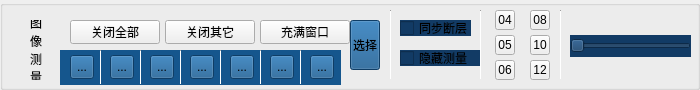
           <widget class="QGroupBox" name="groupBox_7">
            <property name="geometry">
             <rect>
              <x>0</x>
              <y>0</y>
              <width>700</width>
              <height>90</height>
             </rect>
            </property>
            <property name="minimumSize">
             <size>
              <width>700</width>
              <height>90</height>
             </size>
            </property>
            <property name="maximumSize">
             <size>
              <width>700</width>
              <height>90</height>
             </size>
            </property>
            <property name="styleSheet">
             <string notr="true">QGroupBox{
background-image: url(:/IRProc/Txcl-bg);
}
</string>
            </property>
            <property name="title">
             <string/>
            </property>
            <widget class="QToolButton" name="toolButton_2">
             <property name="geometry">
              <rect>
               <x>70</x>
               <y>20</y>
               <width>90</width>
               <height>24</height>
              </rect>
             </property>
             <property name="minimumSize">
              <size>
               <width>90</width>
               <height>24</height>
              </size>
             </property>
             <property name="maximumSize">
              <size>
               <width>90</width>
               <height>24</height>
              </size>
             </property>
             <property name="styleSheet">
              <string notr="true"/>
             </property>
             <property name="text">
              <string>关闭全部</string>
             </property>
             <property name="icon">
              <iconset resource="IRProc.qrc">
               <normaloff>:/IRProc/Pro-Close-All</normaloff>:/IRProc/Pro-Close-All</iconset>
             </property>
             <property name="toolButtonStyle">
              <enum>Qt::ToolButtonTextBesideIcon</enum>
             </property>
            </widget>
            <widget class="QToolButton" name="toolButton_13">
             <property name="geometry">
              <rect>
               <x>165</x>
               <y>20</y>
               <width>90</width>
               <height>24</height>
              </rect>
             </property>
             <property name="minimumSize">
              <size>
               <width>90</width>
               <height>24</height>
              </size>
             </property>
             <property name="maximumSize">
              <size>
               <width>90</width>
               <height>24</height>
              </size>
             </property>
             <property name="styleSheet">
              <string notr="true"/>
             </property>
             <property name="text">
              <string>关闭其它</string>
             </property>
             <property name="icon">
              <iconset resource="IRProc.qrc">
               <normaloff>:/IRProc/Pro-Close</normaloff>:/IRProc/Pro-Close</iconset>
             </property>
             <property name="toolButtonStyle">
              <enum>Qt::ToolButtonTextBesideIcon</enum>
             </property>
            </widget>
            <widget class="QToolButton" name="toolButton_14">
             <property name="geometry">
              <rect>
               <x>260</x>
               <y>20</y>
               <width>90</width>
               <height>24</height>
              </rect>
             </property>
             <property name="minimumSize">
              <size>
               <width>90</width>
               <height>24</height>
              </size>
             </property>
             <property name="maximumSize">
              <size>
               <width>90</width>
               <height>24</height>
              </size>
             </property>
             <property name="styleSheet">
              <string notr="true"/>
             </property>
             <property name="text">
              <string>充满窗口</string>
             </property>
             <property name="icon">
              <iconset resource="IRProc.qrc">
               <normaloff>:/IRProc/Pro-Extand-All</normaloff>:/IRProc/Pro-Extand-All</iconset>
             </property>
             <property name="toolButtonStyle">
              <enum>Qt::ToolButtonTextBesideIcon</enum>
             </property>
            </widget>
            <widget class="QToolButton" name="toolButton_15">
             <property name="geometry">
              <rect>
               <x>70</x>
               <y>55</y>
               <width>24</width>
               <height>24</height>
              </rect>
             </property>
             <property name="minimumSize">
              <size>
               <width>24</width>
               <height>24</height>
              </size>
             </property>
             <property name="maximumSize">
              <size>
               <width>24</width>
               <height>24</height>
              </size>
             </property>
             <property name="styleSheet">
              <string notr="true">background-color: rgb(21, 86, 141);

</string>
             </property>
             <property name="text">
              <string>...</string>
             </property>
             <property name="icon">
              <iconset resource="IRProc.qrc">
               <normaloff>:/IRProc/Pro-Plus</normaloff>:/IRProc/Pro-Plus</iconset>
             </property>
            </widget>
            <widget class="QToolButton" name="toolButton_16">
             <property name="geometry">
              <rect>
               <x>110</x>
               <y>55</y>
               <width>24</width>
               <height>24</height>
              </rect>
             </property>
             <property name="minimumSize">
              <size>
               <width>24</width>
               <height>24</height>
              </size>
             </property>
             <property name="maximumSize">
              <size>
               <width>24</width>
               <height>24</height>
              </size>
             </property>
             <property name="styleSheet">
              <string notr="true">background-color: rgb(21, 86, 141);

</string>
             </property>
             <property name="text">
              <string>...</string>
             </property>
             <property name="icon">
              <iconset resource="IRProc.qrc">
               <normaloff>:/IRProc/Pro-Rect1</normaloff>:/IRProc/Pro-Rect1</iconset>
             </property>
            </widget>
            <widget class="QToolButton" name="toolButton_17">
             <property name="geometry">
              <rect>
               <x>190</x>
               <y>55</y>
               <width>24</width>
               <height>24</height>
              </rect>
             </property>
             <property name="minimumSize">
              <size>
               <width>24</width>
               <height>24</height>
              </size>
             </property>
             <property name="maximumSize">
              <size>
               <width>24</width>
               <height>24</height>
              </size>
             </property>
             <property name="styleSheet">
              <string notr="true">background-color: rgb(21, 86, 141);


</string>
             </property>
             <property name="text">
              <string>...</string>
             </property>
             <property name="icon">
              <iconset resource="IRProc.qrc">
               <normaloff>:/IRProc/Pro-Ellipse</normaloff>:/IRProc/Pro-Ellipse</iconset>
             </property>
            </widget>
            <widget class="QToolButton" name="toolButton_18">
             <property name="geometry">
              <rect>
               <x>150</x>
               <y>55</y>
               <width>24</width>
               <height>24</height>
              </rect>
             </property>
             <property name="minimumSize">
              <size>
               <width>24</width>
               <height>24</height>
              </size>
             </property>
             <property name="maximumSize">
              <size>
               <width>24</width>
               <height>24</height>
              </size>
             </property>
             <property name="styleSheet">
              <string notr="true">background-color: rgb(21, 86, 141);


</string>
             </property>
             <property name="text">
              <string>...</string>
             </property>
             <property name="icon">
              <iconset resource="IRProc.qrc">
               <normaloff>:/IRProc/Pro-Rect2</normaloff>:/IRProc/Pro-Rect2</iconset>
             </property>
            </widget>
            <widget class="QToolButton" name="toolButton_19">
             <property name="geometry">
              <rect>
               <x>270</x>
               <y>55</y>
               <width>24</width>
               <height>24</height>
              </rect>
             </property>
             <property name="minimumSize">
              <size>
               <width>24</width>
               <height>24</height>
              </size>
             </property>
             <property name="maximumSize">
              <size>
               <width>24</width>
               <height>24</height>
              </size>
             </property>
             <property name="styleSheet">
              <string notr="true">background-color: rgb(21, 86, 141);

</string>
             </property>
             <property name="text">
              <string>...</string>
             </property>
             <property name="icon">
              <iconset resource="IRProc.qrc">
               <normaloff>:/IRProc/Pro-Scale-Up</normaloff>:/IRProc/Pro-Scale-Up</iconset>
             </property>
            </widget>
            <widget class="QToolButton" name="btn_colorType_change">
             <property name="geometry">
              <rect>
               <x>230</x>
               <y>55</y>
               <width>24</width>
               <height>24</height>
              </rect>
             </property>
             <property name="minimumSize">
              <size>
               <width>24</width>
               <height>24</height>
              </size>
             </property>
             <property name="maximumSize">
              <size>
               <width>24</width>
               <height>24</height>
              </size>
             </property>
             <property name="styleSheet">
              <string notr="true">background-color: rgb(21, 86, 141);


</string>
             </property>
             <property name="text">
              <string>...</string>
             </property>
             <property name="icon">
              <iconset resource="IRProc.qrc">
               <normaloff>:/IRProc/Pro-Color-Change</normaloff>:/IRProc/Pro-Color-Change</iconset>
             </property>
            </widget>
            <widget class="QToolButton" name="toolButton_21">
             <property name="geometry">
              <rect>
               <x>310</x>
               <y>55</y>
               <width>24</width>
               <height>24</height>
              </rect>
             </property>
             <property name="minimumSize">
              <size>
               <width>24</width>
               <height>24</height>
              </size>
             </property>
             <property name="maximumSize">
              <size>
               <width>24</width>
               <height>24</height>
              </size>
             </property>
             <property name="styleSheet">
              <string notr="true">background-color: rgb(21, 86, 141);

</string>
             </property>
             <property name="text">
              <string>...</string>
             </property>
             <property name="icon">
              <iconset resource="IRProc.qrc">
               <normaloff>:/IRProc/Pro-Scale-Down</normaloff>:/IRProc/Pro-Scale-Down</iconset>
             </property>
            </widget>
            <widget class="QToolButton" name="toolButton_22">
             <property name="geometry">
              <rect>
               <x>350</x>
               <y>20</y>
               <width>30</width>
               <height>50</height>
              </rect>
             </property>
             <property name="minimumSize">
              <size>
               <width>30</width>
               <height>50</height>
              </size>
             </property>
             <property name="maximumSize">
              <size>
               <width>30</width>
               <height>50</height>
              </size>
             </property>
             <property name="styleSheet">
              <string notr="true">background-color: rgb(21, 86, 141);

</string>
             </property>
             <property name="text">
              <string>选择</string>
             </property>
             <property name="icon">
              <iconset resource="IRProc.qrc">
               <normaloff>:/IRProc/Pro-Sel</normaloff>:/IRProc/Pro-Sel</iconset>
             </property>
             <property name="toolButtonStyle">
              <enum>Qt::ToolButtonTextUnderIcon</enum>
             </property>
            </widget>
            <widget class="QCheckBox" name="checkBox_8">
             <property name="geometry">
              <rect>
               <x>400</x>
               <y>20</y>
               <width>71</width>
               <height>16</height>
              </rect>
             </property>
             <property name="styleSheet">
              <string notr="true">background-color: rgb(18, 59, 101);</string>
             </property>
             <property name="text">
              <string>同步断层</string>
             </property>
            </widget>
            <widget class="QCheckBox" name="checkBox_9">
             <property name="geometry">
              <rect>
               <x>400</x>
               <y>50</y>
               <width>80</width>
               <height>16</height>
              </rect>
             </property>
             <property name="styleSheet">
              <string notr="true">background-color: rgb(18, 59, 101);</string>
             </property>
             <property name="text">
              <string>隐藏测量</string>
             </property>
            </widget>
            <widget class="Line" name="line_2">
             <property name="geometry">
              <rect>
               <x>390</x>
               <y>10</y>
               <width>1</width>
               <height>70</height>
              </rect>
             </property>
             <property name="minimumSize">
              <size>
               <width>0</width>
               <height>70</height>
              </size>
             </property>
             <property name="maximumSize">
              <size>
               <width>16777215</width>
               <height>70</height>
              </size>
             </property>
             <property name="orientation">
              <enum>Qt::Vertical</enum>
             </property>
            </widget>
            <widget class="Line" name="line_3">
             <property name="geometry">
              <rect>
               <x>480</x>
               <y>10</y>
               <width>1</width>
               <height>70</height>
              </rect>
             </property>
             <property name="minimumSize">
              <size>
               <width>0</width>
               <height>70</height>
              </size>
             </property>
             <property name="maximumSize">
              <size>
               <width>16777215</width>
               <height>70</height>
              </size>
             </property>
             <property name="orientation">
              <enum>Qt::Vertical</enum>
             </property>
            </widget>
            <widget class="Line" name="line_4">
             <property name="geometry">
              <rect>
               <x>560</x>
               <y>10</y>
               <width>1</width>
               <height>70</height>
              </rect>
             </property>
             <property name="minimumSize">
              <size>
               <width>0</width>
               <height>70</height>
              </size>
             </property>
             <property name="maximumSize">
              <size>
               <width>16777215</width>
               <height>70</height>
              </size>
             </property>
             <property name="orientation">
              <enum>Qt::Vertical</enum>
             </property>
            </widget>
            <widget class="QSlider" name="horizontalSlider_2">
             <property name="geometry">
              <rect>
               <x>570</x>
               <y>35</y>
               <width>121</width>
               <height>22</height>
              </rect>
             </property>
             <property name="styleSheet">
              <string notr="true">image: url(:/IRProc/Color-Bar);
background-color: rgb(18, 59, 101);</string>
             </property>
             <property name="orientation">
              <enum>Qt::Horizontal</enum>
             </property>
            </widget>
            <widget class="QGroupBox" name="groupBox_15">
             <property name="geometry">
              <rect>
               <x>60</x>
               <y>50</y>
               <width>281</width>
               <height>35</height>
              </rect>
             </property>
             <property name="minimumSize">
              <size>
               <width>0</width>
               <height>35</height>
              </size>
             </property>
             <property name="maximumSize">
              <size>
               <width>16777215</width>
               <height>35</height>
              </size>
             </property>
             <property name="styleSheet">
              <string notr="true">background-color: rgb(21, 86, 141);
border:0px solid;
background-image: url();


</string>
             </property>
             <property name="title">
              <string/>
             </property>
            </widget>
            <widget class="Line" name="line_5">
             <property name="geometry">
              <rect>
               <x>100</x>
               <y>50</y>
               <width>1</width>
               <height>35</height>
              </rect>
             </property>
             <property name="minimumSize">
              <size>
               <width>0</width>
               <height>35</height>
              </size>
             </property>
             <property name="maximumSize">
              <size>
               <width>16777215</width>
               <height>35</height>
              </size>
             </property>
             <property name="orientation">
              <enum>Qt::Vertical</enum>
             </property>
            </widget>
            <widget class="Line" name="line_6">
             <property name="geometry">
              <rect>
               <x>140</x>
               <y>50</y>
               <width>1</width>
               <height>35</height>
              </rect>
             </property>
             <property name="minimumSize">
              <size>
               <width>0</width>
               <height>35</height>
              </size>
             </property>
             <property name="maximumSize">
              <size>
               <width>16777215</width>
               <height>35</height>
              </size>
             </property>
             <property name="orientation">
              <enum>Qt::Vertical</enum>
             </property>
            </widget>
            <widget class="Line" name="line_7">
             <property name="geometry">
              <rect>
               <x>180</x>
               <y>50</y>
               <width>1</width>
               <height>35</height>
              </rect>
             </property>
             <property name="minimumSize">
              <size>
               <width>0</width>
               <height>35</height>
              </size>
             </property>
             <property name="maximumSize">
              <size>
               <width>16777215</width>
               <height>35</height>
              </size>
             </property>
             <property name="orientation">
              <enum>Qt::Vertical</enum>
             </property>
            </widget>
            <widget class="Line" name="line_8">
             <property name="geometry">
              <rect>
               <x>220</x>
               <y>50</y>
               <width>1</width>
               <height>35</height>
              </rect>
             </property>
             <property name="minimumSize">
              <size>
               <width>0</width>
               <height>35</height>
              </size>
             </property>
             <property name="maximumSize">
              <size>
               <width>16777215</width>
               <height>35</height>
              </size>
             </property>
             <property name="orientation">
              <enum>Qt::Vertical</enum>
             </property>
            </widget>
            <widget class="Line" name="line_9">
             <property name="geometry">
              <rect>
               <x>260</x>
               <y>50</y>
               <width>1</width>
               <height>35</height>
              </rect>
             </property>
             <property name="minimumSize">
              <size>
               <width>0</width>
               <height>35</height>
              </size>
             </property>
             <property name="maximumSize">
              <size>
               <width>16777215</width>
               <height>35</height>
              </size>
             </property>
             <property name="orientation">
              <enum>Qt::Vertical</enum>
             </property>
            </widget>
            <widget class="Line" name="line_10">
             <property name="geometry">
              <rect>
               <x>300</x>
               <y>50</y>
               <width>1</width>
               <height>35</height>
              </rect>
             </property>
             <property name="minimumSize">
              <size>
               <width>0</width>
               <height>35</height>
              </size>
             </property>
             <property name="maximumSize">
              <size>
               <width>16777215</width>
               <height>35</height>
              </size>
             </property>
             <property name="orientation">
              <enum>Qt::Vertical</enum>
             </property>
            </widget>
            <widget class="QLabel" name="label_22">
             <property name="geometry">
              <rect>
               <x>30</x>
               <y>20</y>
               <width>16</width>
               <height>60</height>
              </rect>
             </property>
             <property name="styleSheet">
              <string notr="true"/>
             </property>
             <property name="text">
              <string>图
像
测
量</string>
             </property>
             <property name="alignment">
              <set>Qt::AlignLeading|Qt::AlignLeft|Qt::AlignVCenter</set>
             </property>
            </widget>
            <widget class="QToolButton" name="btn_win_w4">
             <property name="geometry">
              <rect>
               <x>495</x>
               <y>10</y>
               <width>20</width>
               <height>20</height>
              </rect>
             </property>
             <property name="minimumSize">
              <size>
               <width>20</width>
               <height>20</height>
              </size>
             </property>
             <property name="maximumSize">
              <size>
               <width>20</width>
               <height>20</height>
              </size>
             </property>
             <property name="styleSheet">
              <string notr="true"/>
             </property>
             <property name="text">
              <string>04</string>
             </property>
             <property name="icon">
              <iconset resource="IRProc.qrc">
               <normaloff>:/IRProc/ImageProc04-Sel</normaloff>:/IRProc/ImageProc04-Sel</iconset>
             </property>
             <property name="iconSize">
              <size>
               <width>20</width>
               <height>20</height>
              </size>
             </property>
            </widget>
            <widget class="QToolButton" name="btn_win_w5">
             <property name="geometry">
              <rect>
               <x>495</x>
               <y>35</y>
               <width>20</width>
               <height>20</height>
              </rect>
             </property>
             <property name="minimumSize">
              <size>
               <width>20</width>
               <height>20</height>
              </size>
             </property>
             <property name="maximumSize">
              <size>
               <width>20</width>
               <height>20</height>
              </size>
             </property>
             <property name="styleSheet">
              <string notr="true"/>
             </property>
             <property name="text">
              <string>05</string>
             </property>
             <property name="icon">
              <iconset resource="IRProc.qrc">
               <normaloff>:/IRProc/ImageProc05-Sel</normaloff>:/IRProc/ImageProc05-Sel</iconset>
             </property>
             <property name="iconSize">
              <size>
               <width>20</width>
               <height>20</height>
              </size>
             </property>
            </widget>
            <widget class="QToolButton" name="btn_win_w6">
             <property name="geometry">
              <rect>
               <x>495</x>
               <y>60</y>
               <width>20</width>
               <height>20</height>
              </rect>
             </property>
             <property name="minimumSize">
              <size>
               <width>20</width>
               <height>20</height>
              </size>
             </property>
             <property name="maximumSize">
              <size>
               <width>20</width>
               <height>20</height>
              </size>
             </property>
             <property name="styleSheet">
              <string notr="true"/>
             </property>
             <property name="text">
              <string>06</string>
             </property>
             <property name="icon">
              <iconset resource="IRProc.qrc">
               <normaloff>:/IRProc/ImageProc06-Sel</normaloff>:/IRProc/ImageProc06-Sel</iconset>
             </property>
             <property name="iconSize">
              <size>
               <width>20</width>
               <height>20</height>
              </size>
             </property>
            </widget>
            <widget class="QToolButton" name="btn_win_w12">
             <property name="geometry">
              <rect>
               <x>530</x>
               <y>60</y>
               <width>20</width>
               <height>20</height>
              </rect>
             </property>
             <property name="minimumSize">
              <size>
               <width>20</width>
               <height>20</height>
              </size>
             </property>
             <property name="maximumSize">
              <size>
               <width>20</width>
               <height>20</height>
              </size>
             </property>
             <property name="styleSheet">
              <string notr="true"/>
             </property>
             <property name="text">
              <string>12</string>
             </property>
             <property name="icon">
              <iconset resource="IRProc.qrc">
               <normaloff>:/IRProc/ImageProc12-Sel</normaloff>:/IRProc/ImageProc12-Sel</iconset>
             </property>
             <property name="iconSize">
              <size>
               <width>20</width>
               <height>20</height>
              </size>
             </property>
            </widget>
            <widget class="QToolButton" name="btn_win_w10">
             <property name="geometry">
              <rect>
               <x>530</x>
               <y>35</y>
               <width>20</width>
               <height>20</height>
              </rect>
             </property>
             <property name="minimumSize">
              <size>
               <width>20</width>
               <height>20</height>
              </size>
             </property>
             <property name="maximumSize">
              <size>
               <width>20</width>
               <height>20</height>
              </size>
             </property>
             <property name="styleSheet">
              <string notr="true"/>
             </property>
             <property name="text">
              <string>10</string>
             </property>
             <property name="icon">
              <iconset resource="IRProc.qrc">
               <normaloff>:/IRProc/ImageProc10-Sel</normaloff>:/IRProc/ImageProc10-Sel</iconset>
             </property>
             <property name="iconSize">
              <size>
               <width>20</width>
               <height>20</height>
              </size>
             </property>
            </widget>
            <widget class="QToolButton" name="btn_win_w8">
             <property name="geometry">
              <rect>
               <x>530</x>
               <y>10</y>
               <width>20</width>
               <height>20</height>
              </rect>
             </property>
             <property name="minimumSize">
              <size>
               <width>20</width>
               <height>20</height>
              </size>
             </property>
             <property name="maximumSize">
              <size>
               <width>20</width>
               <height>20</height>
              </size>
             </property>
             <property name="styleSheet">
              <string notr="true"/>
             </property>
             <property name="text">
              <string>08</string>
             </property>
             <property name="icon">
              <iconset resource="IRProc.qrc">
               <normaloff>:/IRProc/ImageProc08-Sel</normaloff>:/IRProc/ImageProc08-Sel</iconset>
             </property>
             <property name="iconSize">
              <size>
               <width>20</width>
               <height>20</height>
              </size>
             </property>
            </widget>
            <zorder>groupBox_15</zorder>
            <zorder>toolButton_2</zorder>
            <zorder>toolButton_13</zorder>
            <zorder>toolButton_14</zorder>
            <zorder>toolButton_15</zorder>
            <zorder>toolButton_16</zorder>
            <zorder>toolButton_17</zorder>
            <zorder>toolButton_18</zorder>
            <zorder>toolButton_19</zorder>
            <zorder>btn_colorType_change</zorder>
            <zorder>toolButton_21</zorder>
            <zorder>toolButton_22</zorder>
            <zorder>checkBox_8</zorder>
            <zorder>checkBox_9</zorder>
            <zorder>line_2</zorder>
            <zorder>line_3</zorder>
            <zorder>line_4</zorder>
            <zorder>horizontalSlider_2</zorder>
            <zorder>line_5</zorder>
            <zorder>line_6</zorder>
            <zorder>line_7</zorder>
            <zorder>line_8</zorder>
            <zorder>line_9</zorder>
            <zorder>line_10</zorder>
            <zorder>label_22</zorder>
            <zorder>btn_win_w4</zorder>
            <zorder>btn_win_w5</zorder>
            <zorder>btn_win_w6</zorder>
            <zorder>btn_win_w12</zorder>
            <zorder>btn_win_w10</zorder>
            <zorder>btn_win_w8</zorder>
           </widget>
